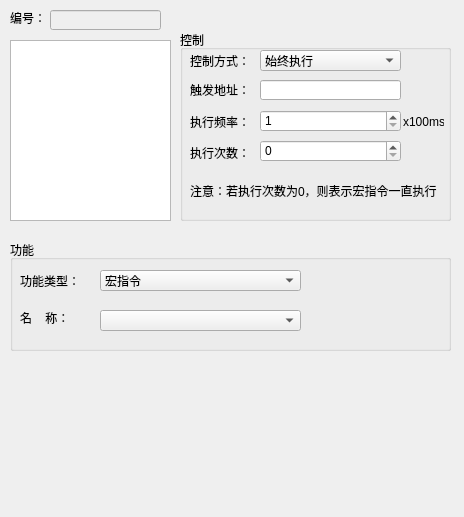
<?xml version="1.0" encoding="UTF-8"?>
<ui version="4.0">
 <class>QTimerGenDlg</class>
 <widget class="QWidget" name="QTimerGenDlg">
  <property name="geometry">
   <rect>
    <x>0</x>
    <y>0</y>
    <width>464</width>
    <height>517</height>
   </rect>
  </property>
  <property name="windowTitle">
   <string>Form</string>
  </property>
  <widget class="QGroupBox" name="groupBox_3">
   <property name="geometry">
    <rect>
     <x>10</x>
     <y>240</y>
     <width>441</width>
     <height>111</height>
    </rect>
   </property>
   <property name="title">
    <string>功能</string>
   </property>
   <widget class="QLabel" name="label_5">
    <property name="geometry">
     <rect>
      <x>10</x>
      <y>30</y>
      <width>71</width>
      <height>21</height>
     </rect>
    </property>
    <property name="text">
     <string>功能类型：</string>
    </property>
   </widget>
   <widget class="QLabel" name="label_6">
    <property name="geometry">
     <rect>
      <x>10</x>
      <y>67</y>
      <width>71</width>
      <height>21</height>
     </rect>
    </property>
    <property name="text">
     <string>名    称：</string>
    </property>
   </widget>
   <widget class="QComboBox" name="comboBox_2">
    <property name="geometry">
     <rect>
      <x>90</x>
      <y>30</y>
      <width>201</width>
      <height>21</height>
     </rect>
    </property>
    <item>
     <property name="text">
      <string>宏指令</string>
     </property>
    </item>
   </widget>
   <widget class="QComboBox" name="m_namecmb">
    <property name="geometry">
     <rect>
      <x>90</x>
      <y>70</y>
      <width>201</width>
      <height>21</height>
     </rect>
    </property>
   </widget>
  </widget>
  <widget class="QGroupBox" name="groupBox_2">
   <property name="geometry">
    <rect>
     <x>180</x>
     <y>30</y>
     <width>271</width>
     <height>191</height>
    </rect>
   </property>
   <property name="title">
    <string>控制</string>
   </property>
   <widget class="QLabel" name="label">
    <property name="geometry">
     <rect>
      <x>10</x>
      <y>20</y>
      <width>61</width>
      <height>21</height>
     </rect>
    </property>
    <property name="text">
     <string>控制方式：</string>
    </property>
   </widget>
   <widget class="QComboBox" name="comboBox">
    <property name="geometry">
     <rect>
      <x>80</x>
      <y>20</y>
      <width>141</width>
      <height>21</height>
     </rect>
    </property>
    <item>
     <property name="text">
      <string>始终执行</string>
     </property>
    </item>
    <item>
     <property name="text">
      <string>地址触发</string>
     </property>
    </item>
   </widget>
   <widget class="QLabel" name="label_2">
    <property name="geometry">
     <rect>
      <x>10</x>
      <y>81</y>
      <width>61</width>
      <height>21</height>
     </rect>
    </property>
    <property name="text">
     <string>执行频率：</string>
    </property>
   </widget>
   <widget class="QSpinBox" name="spinBox">
    <property name="geometry">
     <rect>
      <x>80</x>
      <y>80</y>
      <width>141</width>
      <height>22</height>
     </rect>
    </property>
    <property name="minimum">
     <number>1</number>
    </property>
    <property name="maximum">
     <number>600</number>
    </property>
   </widget>
   <widget class="QLabel" name="label_3">
    <property name="geometry">
     <rect>
      <x>223</x>
      <y>84</y>
      <width>41</width>
      <height>16</height>
     </rect>
    </property>
    <property name="text">
     <string>x100ms</string>
    </property>
   </widget>
   <widget class="QLabel" name="label_4">
    <property name="geometry">
     <rect>
      <x>10</x>
      <y>112</y>
      <width>61</width>
      <height>21</height>
     </rect>
    </property>
    <property name="text">
     <string>执行次数：</string>
    </property>
   </widget>
   <widget class="QLabel" name="m_addrlable">
    <property name="geometry">
     <rect>
      <x>10</x>
      <y>52</y>
      <width>61</width>
      <height>16</height>
     </rect>
    </property>
    <property name="text">
     <string>触发地址：</string>
    </property>
   </widget>
   <widget class="QLineEdit" name="m_addredit">
    <property name="geometry">
     <rect>
      <x>80</x>
      <y>50</y>
      <width>141</width>
      <height>20</height>
     </rect>
    </property>
   </widget>
   <widget class="QPushButton" name="m_addrbtn">
    <property name="geometry">
     <rect>
      <x>220</x>
      <y>48</y>
      <width>21</width>
      <height>23</height>
     </rect>
    </property>
    <property name="text">
     <string/>
    </property>
    <property name="icon">
     <iconset resource="../../resourse.qrc">
      <normaloff>:/addressintput/images/address.bmp</normaloff>:/addressintput/images/address.bmp</iconset>
    </property>
    <property name="flat">
     <bool>true</bool>
    </property>
   </widget>
   <widget class="QSpinBox" name="m_numcountedit">
    <property name="geometry">
     <rect>
      <x>80</x>
      <y>110</y>
      <width>141</width>
      <height>22</height>
     </rect>
    </property>
    <property name="minimum">
     <number>0</number>
    </property>
    <property name="maximum">
     <number>65535</number>
    </property>
    <property name="value">
     <number>0</number>
    </property>
   </widget>
   <widget class="QLabel" name="label_warning">
    <property name="geometry">
     <rect>
      <x>10</x>
      <y>140</y>
      <width>251</width>
      <height>41</height>
     </rect>
    </property>
    <property name="text">
     <string>注意：若执行次数为0，则表示宏指令一直执行</string>
    </property>
   </widget>
  </widget>
  <widget class="QGraphicsView" name="MainView">
   <property name="geometry">
    <rect>
     <x>10</x>
     <y>40</y>
     <width>161</width>
     <height>181</height>
    </rect>
   </property>
  </widget>
  <widget class="QLabel" name="label_7">
   <property name="geometry">
    <rect>
     <x>10</x>
     <y>10</y>
     <width>41</width>
     <height>16</height>
    </rect>
   </property>
   <property name="text">
    <string>编号：</string>
   </property>
  </widget>
  <widget class="QLineEdit" name="m_Noedit">
   <property name="enabled">
    <bool>false</bool>
   </property>
   <property name="geometry">
    <rect>
     <x>50</x>
     <y>10</y>
     <width>111</width>
     <height>20</height>
    </rect>
   </property>
  </widget>
 </widget>
 <tabstops>
  <tabstop>m_Noedit</tabstop>
  <tabstop>MainView</tabstop>
  <tabstop>comboBox</tabstop>
  <tabstop>m_addredit</tabstop>
  <tabstop>m_addrbtn</tabstop>
  <tabstop>spinBox</tabstop>
  <tabstop>comboBox_2</tabstop>
  <tabstop>m_namecmb</tabstop>
 </tabstops>
 <resources>
  <include location="../../resourse.qrc"/>
 </resources>
 <connections/>
</ui>
